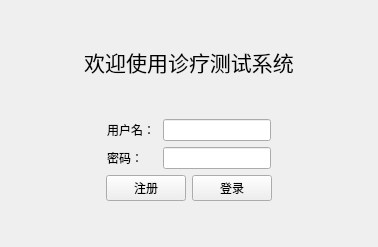
<?xml version="1.0" encoding="UTF-8"?>
<ui version="4.0">
 <class>loginview</class>
 <widget class="QWidget" name="loginview">
  <property name="geometry">
   <rect>
    <x>0</x>
    <y>0</y>
    <width>378</width>
    <height>247</height>
   </rect>
  </property>
  <property name="windowTitle">
   <string>登录</string>
  </property>
  <layout class="QVBoxLayout" name="verticalLayout_2">
   <item>
    <spacer name="verticalSpacer">
     <property name="orientation">
      <enum>Qt::Vertical</enum>
     </property>
     <property name="sizeHint" stdset="0">
      <size>
       <width>20</width>
       <height>40</height>
      </size>
     </property>
    </spacer>
   </item>
   <item>
    <widget class="QLabel" name="label">
     <property name="font">
      <font>
       <family>方正舒体</family>
       <pointsize>16</pointsize>
      </font>
     </property>
     <property name="text">
      <string>欢迎使用诊疗测试系统</string>
     </property>
     <property name="alignment">
      <set>Qt::AlignCenter</set>
     </property>
    </widget>
   </item>
   <item>
    <spacer name="verticalSpacer_2">
     <property name="orientation">
      <enum>Qt::Vertical</enum>
     </property>
     <property name="sizeHint" stdset="0">
      <size>
       <width>20</width>
       <height>40</height>
      </size>
     </property>
    </spacer>
   </item>
   <item>
    <layout class="QVBoxLayout" name="verticalLayout">
     <item>
      <layout class="QHBoxLayout" name="horizontalLayout_2">
       <item>
        <spacer name="horizontalSpacer_4">
         <property name="orientation">
          <enum>Qt::Horizontal</enum>
         </property>
         <property name="sizeHint" stdset="0">
          <size>
           <width>40</width>
           <height>20</height>
          </size>
         </property>
        </spacer>
       </item>
       <item>
        <widget class="QLabel" name="label_2">
         <property name="minimumSize">
          <size>
           <width>50</width>
           <height>0</height>
          </size>
         </property>
         <property name="text">
          <string>用户名：</string>
         </property>
        </widget>
       </item>
       <item>
        <widget class="QLineEdit" name="inputuserName"/>
       </item>
       <item>
        <spacer name="horizontalSpacer_5">
         <property name="orientation">
          <enum>Qt::Horizontal</enum>
         </property>
         <property name="sizeHint" stdset="0">
          <size>
           <width>40</width>
           <height>20</height>
          </size>
         </property>
        </spacer>
       </item>
      </layout>
     </item>
     <item>
      <layout class="QHBoxLayout" name="horizontalLayout_3">
       <item>
        <spacer name="horizontalSpacer_3">
         <property name="orientation">
          <enum>Qt::Horizontal</enum>
         </property>
         <property name="sizeHint" stdset="0">
          <size>
           <width>40</width>
           <height>20</height>
          </size>
         </property>
        </spacer>
       </item>
       <item>
        <widget class="QLabel" name="label_3">
         <property name="minimumSize">
          <size>
           <width>50</width>
           <height>0</height>
          </size>
         </property>
         <property name="text">
          <string>密码：</string>
         </property>
        </widget>
       </item>
       <item>
        <widget class="QLineEdit" name="inputuserPassword">
         <property name="echoMode">
          <enum>QLineEdit::Password</enum>
         </property>
        </widget>
       </item>
       <item>
        <spacer name="horizontalSpacer_6">
         <property name="orientation">
          <enum>Qt::Horizontal</enum>
         </property>
         <property name="sizeHint" stdset="0">
          <size>
           <width>40</width>
           <height>20</height>
          </size>
         </property>
        </spacer>
       </item>
      </layout>
     </item>
    </layout>
   </item>
   <item>
    <layout class="QHBoxLayout" name="horizontalLayout">
     <item>
      <spacer name="horizontalSpacer">
       <property name="orientation">
        <enum>Qt::Horizontal</enum>
       </property>
       <property name="sizeHint" stdset="0">
        <size>
         <width>40</width>
         <height>20</height>
        </size>
       </property>
      </spacer>
     </item>
     <item>
      <widget class="QPushButton" name="btsignup">
       <property name="text">
        <string>注册</string>
       </property>
      </widget>
     </item>
     <item>
      <widget class="QPushButton" name="btsignin">
       <property name="text">
        <string>登录</string>
       </property>
      </widget>
     </item>
     <item>
      <spacer name="horizontalSpacer_2">
       <property name="orientation">
        <enum>Qt::Horizontal</enum>
       </property>
       <property name="sizeHint" stdset="0">
        <size>
         <width>40</width>
         <height>20</height>
        </size>
       </property>
      </spacer>
     </item>
    </layout>
   </item>
   <item>
    <spacer name="verticalSpacer_4">
     <property name="orientation">
      <enum>Qt::Vertical</enum>
     </property>
     <property name="sizeHint" stdset="0">
      <size>
       <width>20</width>
       <height>40</height>
      </size>
     </property>
    </spacer>
   </item>
  </layout>
 </widget>
 <resources/>
 <connections/>
</ui>
